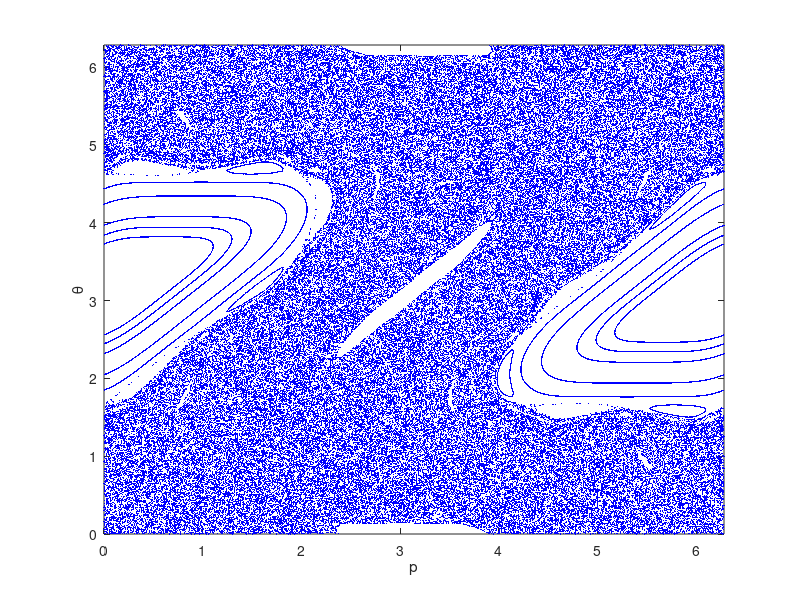
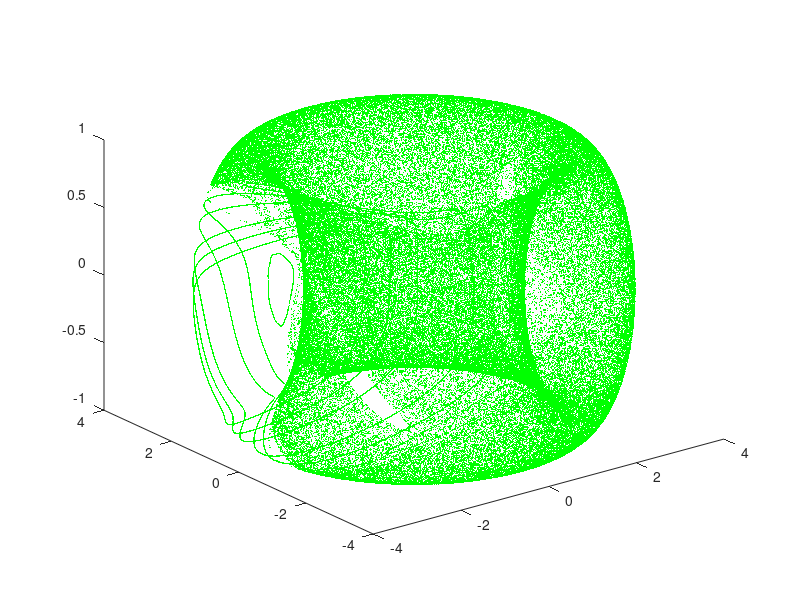
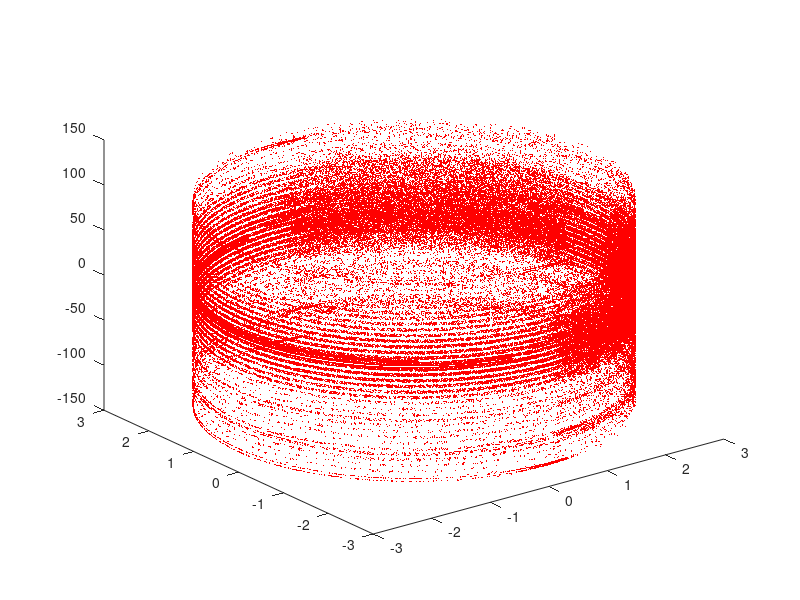

Write the MATLAB code that produced these figures, in order.
%% Phasenraum für verschiedene Werte von K
% Zuerst werden m gleichverteilte Zufallszahlen in $[0,2\pi)$ erzeugt.
% Diese werden als Startpunkte von allen Graphen verwendet. Schließlich 
% werden n Iterationen von der Standardabbildung durchgeführt.

K = [2];
d = length(K);

% Anzahl der Startwerte
m = 20;

% Anzahl der Iterationen
n = 10000;

X = 2*pi*rand(m,2);

X = repmat(X,1,d);
Y = zeros(n*m,d*2);

Y(1:m,:) = X;

for k = 1:d
    
    % In X werden die Startwerte gespeichert.
    X = Y(1:m,[1 2]);
    
    for l = 1:n-1
         p       = X(:,1);
         theta   = X(:,2);
         
         % In X wird das Ergebnis der Anwendung der Standardabbildung
         % gespeichert.
        
         X       = [p + K(k) * sin(theta),theta + p + K(k)* sin(theta)];
         
         Y((l*m+1):((l+1)*m),[2*k-1,2*k]) = X;
    end
end%%

R = 3; r = 1;
X = Y(:,[1 2]);
T = [(R+r*cos(X(:,1))).*cos(X(:,2)),(R+r*cos(X(:,1))).*sin(X(:,2)),r*sin(X(:,1))];
Z = [R*cos(X(:,2)),R*sin(X(:,2)),X(:,1)];
X = mod(X,2*pi);

%% 
X = Y(:,[1 2]);
T = [(R+r*cos(X(:,1))).*cos(X(:,2)),(R+r*cos(X(:,1))).*sin(X(:,2)),r*sin(X(:,1))];
Z = [R*cos(X(:,2)),R*sin(X(:,2)),X(:,1)];
X = mod(X,2*pi);

figure();
plot(X(:,1),X(:,2),'.','MarkerSize',2,'MarkerEdgeColor','b');
set(gca,'xlim',[0 2*pi()],'ylim',[0 2*pi()]);
xlabel('p');
ylabel('\theta');

figure();
plot3(T(:,1),T(:,2),T(:,3),'.','MarkerSize',2,'MarkerEdgeColor','g');

figure();
plot3(Z(:,1),Z(:,2),Z(:,3),'.','MarkerSize',2,'MarkerEdgeColor','r');
